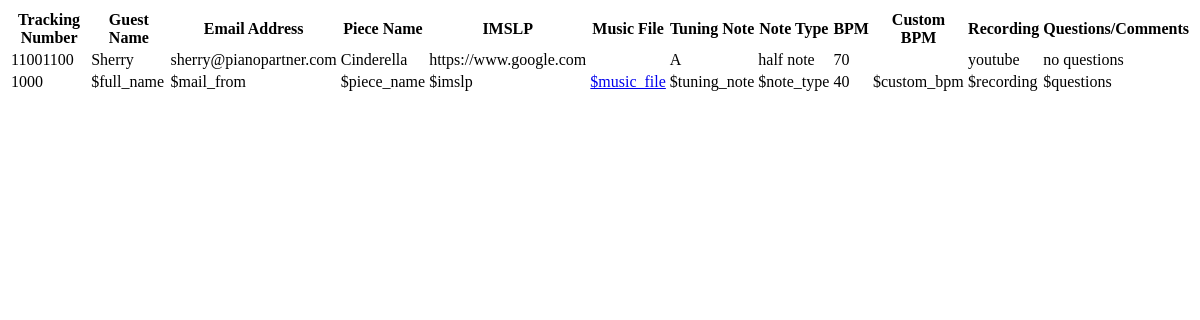
The app's page /admin.php with its own data.
### tables this page shows
CREATE TABLE users (
	id int AUTO_INCREMENT PRIMARY KEY not null,
    tracking_num int not null UNIQUE,
    full_name varchar(256) not null,
    mail_from varchar(256) not null,
    piece_name varchar(256) not null,
    imslp varchar(256) not null,
    music_file varchar(256) not null,
    tuning_note varchar(256) not null,
    bpm int not null,
    custom_bpm varchar(256) not null,
    note_type varchar(256) not null,
    recording varchar(256) not null,
    questions varchar(256) not null
);

### admin.php (the view, shortened to what this page needs)
<?php
include 'includes/connect_mysql.php';
?>
<!DOCTYPE html>
<html lang="en">
<head>
  <link rel="stylesheet" type="text/css" href="css/stylesheet.css" >
  <link rel="stylesheet" type="text/css" href="fullpage.js/dist/fullpage.css" />
  <link rel="stylesheet" href="https://unpkg.com/purecss@2.0.3/build/pure-min.css">
</head>
<body>
  <table class="pure-table pure-table-bordered">
    <thead>
        <tr>
            <th>Tracking Number</th>
            <th>Guest Name</th>
            <th>Email Address</th>
            <th>Piece Name</th>
            <th>IMSLP</th>
            <th>Music File</th>
            <th>Tuning Note</th>
            <th>Note Type</th>
            <th>BPM</th>
            <th>Custom BPM</th>
            <th>Recording</th>
            <th>Questions/Comments</th>
        </tr>
    </thead>
    <tbody>
      <?php
      $sql = "SELECT * FROM users";
      $result = mysqli_query($conn, $sql);
      if (mysqli_num_rows($result) > 0) {
        while($row = mysqli_fetch_assoc($result)) {
          echo "<tr>";
          echo "<td>" . $row["tracking_num"] .  "</td>";
          echo "<td>" . $row["full_name"] .  "</td>";
          echo "<td>" . $row["mail_from"] .  "</td>";
          echo "<td>" . $row["piece_name"] .  "</td>";
          echo "<td>" . $row["imslp"] .  "</td>";
          echo "<td><a href=\"" . $row["music_file"] . "\">" . $row["music_file"] .  "</a></td>";
          echo "<td>" . $row["tuning_note"] .  "</td>";
          echo "<td>" . $row["note_type"] .  "</td>";
          echo "<td>" . $row["bpm"] .  "</td>";
          echo "<td>" . $row["custom_bpm"] .  "</td>";
          echo "<td>" . $row["recording"] .  "</td>";
          echo "<td>" . $row["questions"] .  "</td>";
          echo "</tr>";
        }
      } else {
        echo "0 results";
      }
      ?>
    </tbody>
</table>
 </body>
 </html>

### records on screen
users: tracking_num "11001100", full_name "Sherry", mail_from "sherry@pianopartner.com", piece_name "Cinderella", imslp "https://www.google.com", tuning_note "A", note_type "half note", bpm "70", recording "youtube", questions "no questions"
users: tracking_num "1000", full_name "$full_name", mail_from "$mail_from", piece_name "$piece_name", imslp "$imslp", music_file "$music_file", tuning_note "$tuning_note", note_type "$note_type", bpm "40", custom_bpm "$custom_bpm", recording "$recording", questions "$questions"
